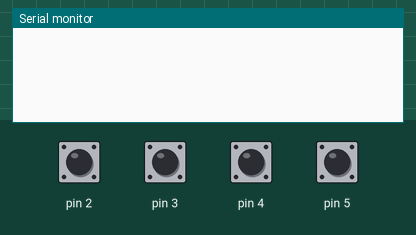
A sketch run on a simulated Arduino Uno, built with avr-gcc and run on an emulated ATmega328P. Parts: the last lines printed to the serial monitor. The inputs (shaded band) are chosen by the test bench; at power-on: pin 2–5 HIGH.

Above: at 1.2 s.
1.3 s: pin 2 pulled LOW for 0.15 s
At 2.2 s:
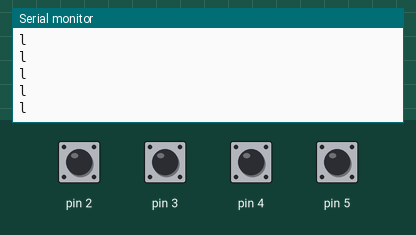
2.9 s: pin 3 pulled LOW for 0.15 s
At 4.2 s:
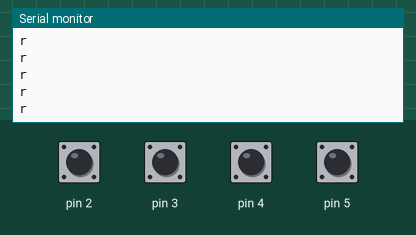
4.5 s: pin 4 pulled LOW for 0.15 s
At 5.2 s:
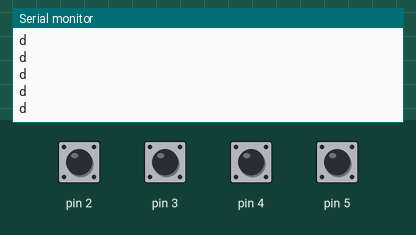
6.1 s: pin 5 pulled LOW for 0.15 s
At 7.3 s:
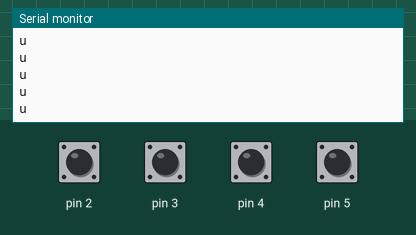

The sketch:

DDR_Test.ino
```cpp
void setup() {
pinMode(2,INPUT_PULLUP);
pinMode(3,INPUT_PULLUP);
pinMode(4,INPUT_PULLUP);
pinMode(5,INPUT_PULLUP);
Serial.begin(9600);

}

void loop() {
  if(digitalRead(2)==LOW){
    Serial.println("l");
  }
  else if(digitalRead(3)==LOW){
    Serial.println("r");
  }
   else if(digitalRead(4)==LOW){
    Serial.println("d");
  }
   else if(digitalRead(5)==LOW){
    Serial.println("u");
  }

  digitalWrite(2, HIGH);
  digitalWrite(3, HIGH);
  digitalWrite(4, HIGH);
  digitalWrite(5, HIGH);

  delay(30);
  // put your main code here, to run repeatedly:

}
```

Measured:
- after the input at 1.3 s, the serial monitor: prints a new line at once (image 1)
- after the input at 2.9 s, the serial monitor: prints a new line at once (image 2)
- after the input at 4.5 s, the serial monitor: prints a new line at once (image 3)
- after the input at 6.1 s, the serial monitor: prints a new line at once (image 4)
